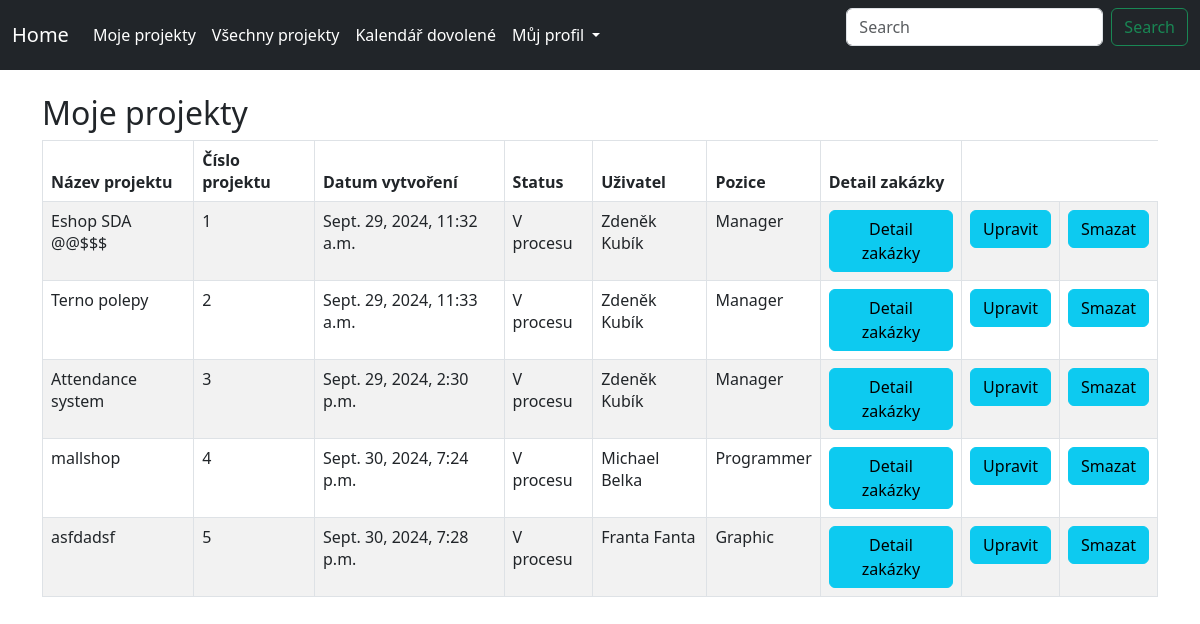
The page /navbar_contracts/ on the database as committed earlier.
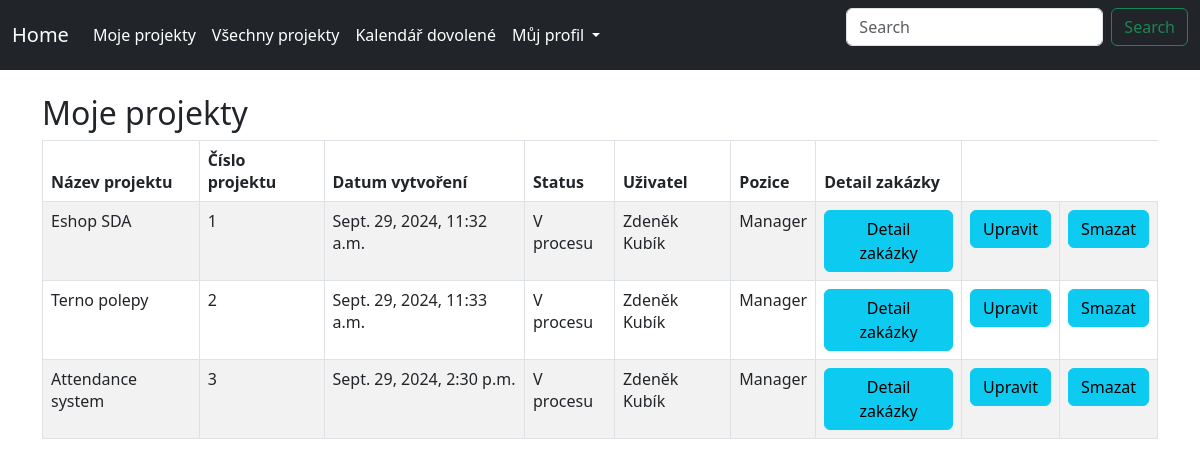
The same page on the database as committed later.
### viewer/models.py (models this page shows, shortened)
class Contract(Model):
    contract_name = CharField(max_length=100)
    created = DateTimeField(auto_now_add=True)
    user = ForeignKey(User, on_delete=DO_NOTHING, default=1)    #TODO nevyplněno? výchozí user?
    customer = ForeignKey(Customer, on_delete=DO_NOTHING, default=1)    #TODO
    status_choices = [("0","V procesu"), ("1","Dokončeno"), ("2","Zrušeno")]
    status = CharField(max_length=64, choices=status_choices, default=status_choices[0])

class UserProfile(models.Model):
    user = models.OneToOneField(User, on_delete=models.CASCADE)
    position = models.ForeignKey(Position, on_delete=models.SET_NULL, null=True, blank=True)

class Position(models.Model):
    name = models.CharField(max_length=50)

### viewer/views.py (the view)
# urls.py: path('navbar_contracts/', ContractListView.as_view(), name='navbar_contracts'),
class ContractListView(ListView):
    model = Contract
    template_name = 'navbar_contracts.html'

### viewer/templates/navbar_contracts.html (shortened to what this page needs)
{% load static %}
<html {% if LANGUAGE_CODE %}lang="{{ LANGUAGE_CODE }}" {% endif %}>
<head>
    <link rel="stylesheet" href="{% static 'style.css' %}">
    <link href="https://cdn.jsdelivr.net/npm/bootstrap@5.3.0/dist/css/bootstrap.min.css" rel="stylesheet">
</head>
<body>
    <nav class="navbar navbar-expand-lg navbar-dark bg-dark">
        <div class="container-fluid">
            <a class="navbar-brand" href="{% url 'homepage' %}">Home</a>
            <div class="collapse navbar-collapse" id="navbarSupportedContent">
                <ul class="navbar-nav me-auto mb-2 mb-lg-0">
                    <li class="nav-item">
                        <a class="nav-link" href="{% url 'navbar_contracts' %}">Moje projekty</a>
                    </li>
                    <li class="nav-item">
                        <a class="nav-link" href="{% url 'navbar_contracts_all' %}">Všechny projekty</a>
                    </li>
                    <li class="nav-item">
                        <a class="nav-link" href="{% url 'homepage' %}">Kalendář dovolené</a>
                    </li>
                    <li class="nav-item dropdown">
                        <a class="nav-link dropdown-toggle" href="#" role="button" data-bs-toggle="dropdown" aria-expanded="false">
                            Můj profil
                        </a>
                    </li>
                </ul>
                <form class="d-flex" role="search">
                    <input class="form-control me-2" type="search" placeholder="Search" aria-label="Search">
                    <button class="btn btn-outline-success" type="submit">Search</button>
                </form>
            </div>
        </div>
    </nav>
<br>
<div class="container">
        {% include 'my_contracts.html' with contracts=object_list %}
    </div>
</body>
</html>

### viewer/templates/my_contracts.html
<h2>Moje projekty</h2>
<table class="table table-striped table-bordered">
    <thead>
        <tr>
            <th>Název projektu</th>
            <th>Číslo projektu</th>
            <th>Datum vytvoření</th>
            <th>Status</th>
            <th>Uživatel</th>
            <th>Pozice</th>
            <th>Detail zakázky</th>
        </tr>
    </thead>
    <tbody>
        {% for contract in contracts %}
        <tr>
            <td>{{ contract.contract_name }}</td>
            <td>{{ contract.id }}</td>
            <td>{{ contract.created }}</td>
            <td>{{ contract.get_status_display }}</td>
            <td>{{ contract.user.first_name }} {{ contract.user.last_name }}</td>
            <td>
                {% if contract.user.userprofile.position %}
                    {{ contract.user.userprofile.position.name }}
                {% else %}
                    Žádná pozice
                {% endif %}
            </td>
            <td>
                <a href="{% url 'detail_contract' contract.id %}" class="btn btn-info">Detail zakázky</a>
            </td>
            <td>
                <a href="{% url 'contract_update' contract.pk %}" class="btn btn-info">Upravit</a>
            </td>
            <td>
                <a href="{% url 'contract_delete' contract.pk %}" class="btn btn-info">Smazat</a>
            </td>
        </tr>
        {% empty %}
        <tr>
            <td colspan="6">Žádné projekty nejsou dostupné.</td>
        </tr>
        {% endfor %}
    </tbody>
</table>

Rows that differ between the two databases and show on the page:
removed Contract: contract_name "mallshop", id "4", created "Sept. 30, 2024, 7:24 p.m.", status "V procesu", user.first_name "Michael", user.last_name "Belka", user.userprofile.position.name "Programmer"
removed Contract: contract_name "asfdadsf", id "5", created "Sept. 30, 2024, 7:28 p.m.", status "V procesu", user.first_name "Franta", user.last_name "Fanta", user.userprofile.position.name "Graphic"
changed Contract id 1: contract_name "Eshop SDA @@$$$" → "Eshop SDA"
